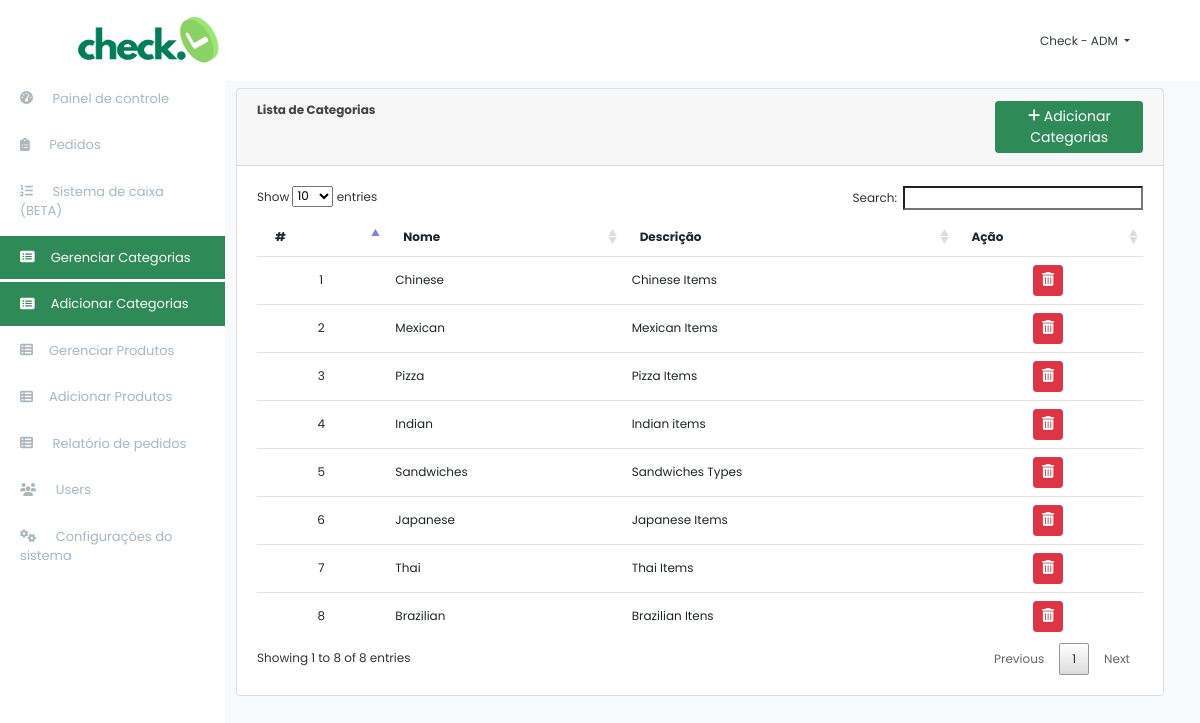
The page /index.php?page=categories (signed in) on the database its author committed.
### tables this page shows
CREATE TABLE `categories` (
  `id` int(30) NOT NULL,
  `name` varchar(200) NOT NULL,
  `description` text NOT NULL
);

### categories.php (the view, shortened to what this page needs)
<?php include('db_connect.php');?>
<div class="container-fluid">
	<div class="col-lg-12">
		<div class="row">
			<div class="col-md-12">
				<div class="card">
					<div class="card-header">
						<b>Lista de Categorias</b>
						<span class="float:right"><a class="btn btn-primary btn-block btn-sm col-sm-2 float-right" href="index.php?page=add-category" id="new_order">
						<i class="fa fa-plus"></i> Adicionar Categorias </a></span>
					</div>
					<div class="card-body">
						<table class="table table-hover">
							<thead>
								<tr>
									<th>#</th>
									<th>Nome</th>
									<th>Descrição</th>
									<th>Ação</th>
								</tr>
							</thead>
							<tbody>
								<?php
								$i = 1;
								$category = $conn->query("SELECT * FROM categories order by id asc");
								while($row=$category->fetch_assoc()):
								?>
								<tr>
									<td class="text-center"><?php echo $i++ ?></td>
									<td class=""><?php echo $row['name'] ?></td>
									<td><?php echo $row['description'] ?></td>
									<td class="text-center">
										<button class="btn btn-sm btn-danger delete_category" type="button" data-id="<?php echo $row['id'] ?>"><i class="fa fa-trash-alt"></i></button>
									</td>
								</tr>
								<?php endwhile; ?>
							</tbody>
						</table>
					</div>
				</div>
			</div>
		</div>
	</div>
</div>

### assets/css/style.css (style rules this page uses)
body { font-family:Poppins, Helvetica, "sans-serif"; color: #444444; width: 100%; height: calc(100%); font-size: 12px; }
a { color: #1977cc; }
.btn-primary, .btn-primary:hover { background-color: #2E8B57; border-color: #2E8B57; }
table.dataTable.no-footer { border: 0 !important; }
.table td, .table th { border-bottom: 1px solid #dee2e6; border-bottom: 0; }
table.dataTable thead th, table.dataTable thead td { border-bottom: 0px solid #111; border: 0; }

### index.php (style rules this page uses)
body { background: #f8f9fa; }

### categories.php (style rules this page uses)
td { vertical-align: middle !important; }

### rows shown on the page
categories: name "Chinese", description "Chinese Items"
categories: name "Mexican", description "Mexican Items"
categories: name "Pizza", description "Pizza Items"
categories: name "Indian", description "Indian items"
categories: name "Sandwiches", description "Sandwiches Types"
categories: name "Japanese", description "Japanese Items"
categories: name "Thai", description "Thai Items"
categories: name "Brazilian", description "Brazilian Itens"

### other values the page prints
$_SESSION['login_name'] "Check - ADM"
